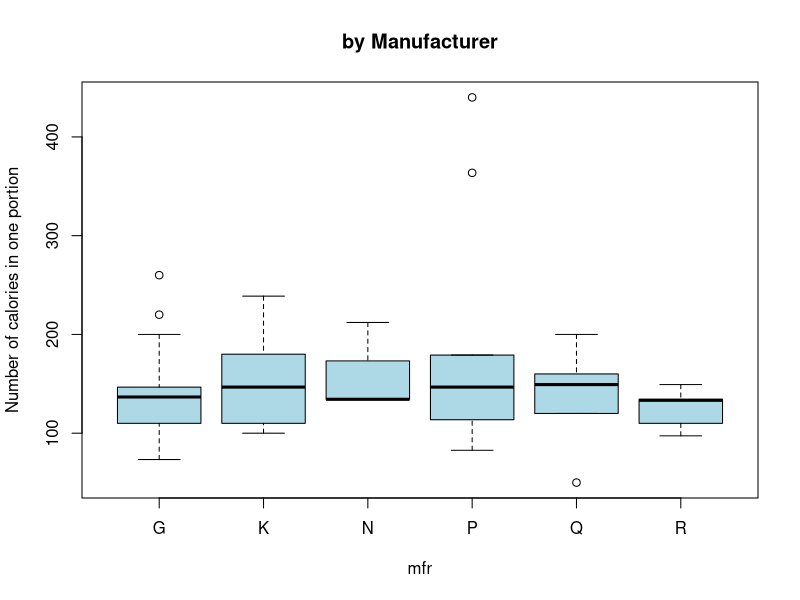

The R source for this figure:
## ---- chunk 1
knitr::opts_chunk$set(eval=F, echo=F)
solution <- T
## ---- chunk 2
#Color Format
colFmt = function(x,color){
  outputFormat = knitr::opts_knit$get("rmarkdown.pandoc.to")
  if(outputFormat == 'latex')
    paste("\\textcolor{",color,"}{",x,"}",sep="")
  else if(outputFormat == 'html')
    paste("<font color='",color,"'>",x,"</font>",sep="")
  else
    x
}
## ---- chunk 3
library(MASS)
data("UScereal")
## ---- chunk 4
summary(UScereal)
## ---- chunk 5
boxplot(calories~mfr, data=UScereal, col="lightblue", ylab="Number of calories in one portion", main="by Manufacturer")
## ---- chunk 6
by(UScereal$calories, UScereal$mfr, shapiro.test)
kruskal.test(calories~mfr, data=UScereal)
